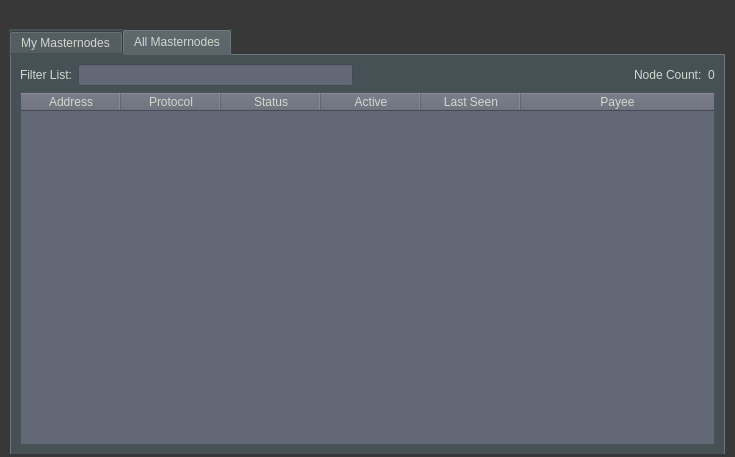
<?xml version="1.0" encoding="UTF-8"?>
<ui version="4.0">
 <class>MasternodeList</class>
 <widget class="QWidget" name="MasternodeList">
  <property name="geometry">
   <rect>
    <x>0</x>
    <y>0</y>
    <width>723</width>
    <height>457</height>
   </rect>
  </property>
  <property name="windowTitle">
   <string>Form</string>
  </property>
  <layout class="QVBoxLayout" name="topLayout">
   <property name="leftMargin">
    <number>0</number>
   </property>
   <property name="topMargin">
    <number>0</number>
   </property>
   <property name="rightMargin">
    <number>0</number>
   </property>
   <property name="bottomMargin">
    <number>0</number>
   </property>
   <item>
    <widget class="QFrame" name="">
     <property name="styleSheet">
      <string notr="true">background-color:rgb(56, 56, 56);;
color:rgb(211, 215, 207);
font: 75 12pt &quot;Uroob&quot;;</string>
     </property>
     <layout class="QVBoxLayout" name="verticalLayout">
      <property name="bottomMargin">
       <number>1</number>
      </property>
      <item>
       <spacer name="horizontalSpacer0">
        <property name="orientation">
         <enum>Qt::Horizontal</enum>
        </property>
        <property name="sizeHint" stdset="0">
         <size>
          <width>40</width>
          <height>20</height>
         </size>
        </property>
       </spacer>
      </item>
      <item>
       <widget class="QTabWidget" name="tabWidget">
        <property name="styleSheet">
         <string notr="true">background-color:rgb(70, 81, 86);
color:rgb(211, 215, 207);
font: 75 12pt &quot;Uroob&quot;;</string>
        </property>
        <property name="currentIndex">
         <number>1</number>
        </property>
        <widget class="QWidget" name="tabMyMasternodes">
         <attribute name="title">
          <string>My Masternodes</string>
         </attribute>
         <layout class="QGridLayout" name="gridLayout_2">
          <item row="0" column="0">
           <layout class="QVBoxLayout" name="verticalLayout_2">
            <property name="bottomMargin">
             <number>0</number>
            </property>
            <item>
             <layout class="QHBoxLayout" name="horizontalLayout_note">
              <property name="bottomMargin">
               <number>0</number>
              </property>
              <item>
               <widget class="QLabel" name="updateNote">
                <property name="text">
                 <string>Note: Status of your masternodes in local wallet can potentially be slightly incorrect.&lt;br /&gt;Always wait for wallet to sync additional data and then double check from another node&lt;br /&gt;if your masternode should be running but you still do not see &quot;ENABLED&quot; in &quot;Status&quot; field.</string>
                </property>
               </widget>
              </item>
             </layout>
            </item>
            <item>
             <widget class="QTableWidget" name="tableWidgetMyMasternodes">
              <property name="minimumSize">
               <size>
                <width>695</width>
                <height>0</height>
               </size>
              </property>
              <property name="styleSheet">
               <string notr="true">background-color:rgb(98, 104, 118);
color:rgb(211, 215, 207);
font: 75 12pt &quot;Uroob&quot;;</string>
              </property>
              <property name="editTriggers">
               <set>QAbstractItemView::NoEditTriggers</set>
              </property>
              <property name="alternatingRowColors">
               <bool>true</bool>
              </property>
              <property name="selectionMode">
               <enum>QAbstractItemView::SingleSelection</enum>
              </property>
              <property name="selectionBehavior">
               <enum>QAbstractItemView::SelectRows</enum>
              </property>
              <property name="sortingEnabled">
               <bool>true</bool>
              </property>
              <attribute name="horizontalHeaderStretchLastSection">
               <bool>true</bool>
              </attribute>
              <column>
               <property name="text">
                <string>Alias</string>
               </property>
              </column>
              <column>
               <property name="text">
                <string>Address</string>
               </property>
              </column>
              <column>
               <property name="text">
                <string>Protocol</string>
               </property>
              </column>
              <column>
               <property name="text">
                <string>Status</string>
               </property>
              </column>
              <column>
               <property name="text">
                <string>Active</string>
               </property>
              </column>
              <column>
               <property name="text">
                <string>Last Seen</string>
               </property>
              </column>
              <column>
               <property name="text">
                <string>Payee</string>
               </property>
              </column>
             </widget>
            </item>
            <item>
             <layout class="QHBoxLayout" name="horizontalLayout_5">
              <property name="bottomMargin">
               <number>0</number>
              </property>
              <item>
               <widget class="QPushButton" name="startButton">
                <property name="text">
                 <string>S&amp;tart alias</string>
                </property>
               </widget>
              </item>
              <item>
               <widget class="QPushButton" name="startAllButton">
                <property name="text">
                 <string>Start &amp;all</string>
                </property>
               </widget>
              </item>
              <item>
               <widget class="QPushButton" name="startMissingButton">
                <property name="text">
                 <string>Start &amp;MISSING</string>
                </property>
               </widget>
              </item>
              <item>
               <widget class="QPushButton" name="UpdateButton">
                <property name="text">
                 <string>&amp;Update status</string>
                </property>
               </widget>
              </item>
              <item>
               <widget class="QLabel" name="autoupdate_label">
                <property name="text">
                 <string>Status will be updated automatically in (sec):</string>
                </property>
               </widget>
              </item>
              <item>
               <widget class="QLabel" name="secondsLabel">
                <property name="text">
                 <string>0</string>
                </property>
               </widget>
              </item>
              <item>
               <spacer name="horizontalSpacer_5">
                <property name="orientation">
                 <enum>Qt::Horizontal</enum>
                </property>
                <property name="sizeHint" stdset="0">
                 <size>
                  <width>40</width>
                  <height>20</height>
                 </size>
                </property>
               </spacer>
              </item>
             </layout>
            </item>
           </layout>
          </item>
         </layout>
        </widget>
        <widget class="QWidget" name="tabAllMasternodes">
         <attribute name="title">
          <string>All Masternodes</string>
         </attribute>
         <layout class="QGridLayout" name="gridLayout">
          <item row="1" column="0">
           <widget class="QTableWidget" name="tableWidgetMasternodes">
            <property name="styleSheet">
             <string notr="true">background-color:rgb(98, 104, 118);
color:rgb(211, 215, 207);
font: 75 12pt &quot;Uroob&quot;;</string>
            </property>
            <property name="editTriggers">
             <set>QAbstractItemView::NoEditTriggers</set>
            </property>
            <property name="alternatingRowColors">
             <bool>true</bool>
            </property>
            <property name="selectionBehavior">
             <enum>QAbstractItemView::SelectRows</enum>
            </property>
            <property name="sortingEnabled">
             <bool>true</bool>
            </property>
            <attribute name="horizontalHeaderStretchLastSection">
             <bool>true</bool>
            </attribute>
            <column>
             <property name="text">
              <string>Address</string>
             </property>
            </column>
            <column>
             <property name="text">
              <string>Protocol</string>
             </property>
            </column>
            <column>
             <property name="text">
              <string>Status</string>
             </property>
            </column>
            <column>
             <property name="text">
              <string>Active</string>
             </property>
            </column>
            <column>
             <property name="text">
              <string>Last Seen</string>
             </property>
            </column>
            <column>
             <property name="text">
              <string>Payee</string>
             </property>
            </column>
           </widget>
          </item>
          <item row="0" column="0">
           <layout class="QHBoxLayout" name="horizontalLayout_3">
            <property name="bottomMargin">
             <number>0</number>
            </property>
            <item>
             <widget class="QLabel" name="label_filter">
              <property name="text">
               <string>Filter List:</string>
              </property>
             </widget>
            </item>
            <item>
             <widget class="QLineEdit" name="filterLineEdit">
              <property name="toolTip">
               <string>Filter masternode list</string>
              </property>
              <property name="styleSheet">
               <string notr="true">background-color:rgb(98, 104, 118);
color:rgb(211, 215, 207);
font: 75 12pt &quot;Uroob&quot;;</string>
              </property>
             </widget>
            </item>
            <item>
             <spacer name="horizontalSpacer_3">
              <property name="orientation">
               <enum>Qt::Horizontal</enum>
              </property>
              <property name="sizeHint" stdset="0">
               <size>
                <width>10</width>
                <height>20</height>
               </size>
              </property>
             </spacer>
            </item>
            <item>
             <widget class="QLabel" name="label_count">
              <property name="text">
               <string>Node Count:</string>
              </property>
             </widget>
            </item>
            <item>
             <widget class="QLabel" name="countLabel">
              <property name="text">
               <string>0</string>
              </property>
             </widget>
            </item>
           </layout>
          </item>
         </layout>
        </widget>
       </widget>
      </item>
     </layout>
    </widget>
   </item>
  </layout>
 </widget>
 <resources/>
 <connections/>
</ui>
